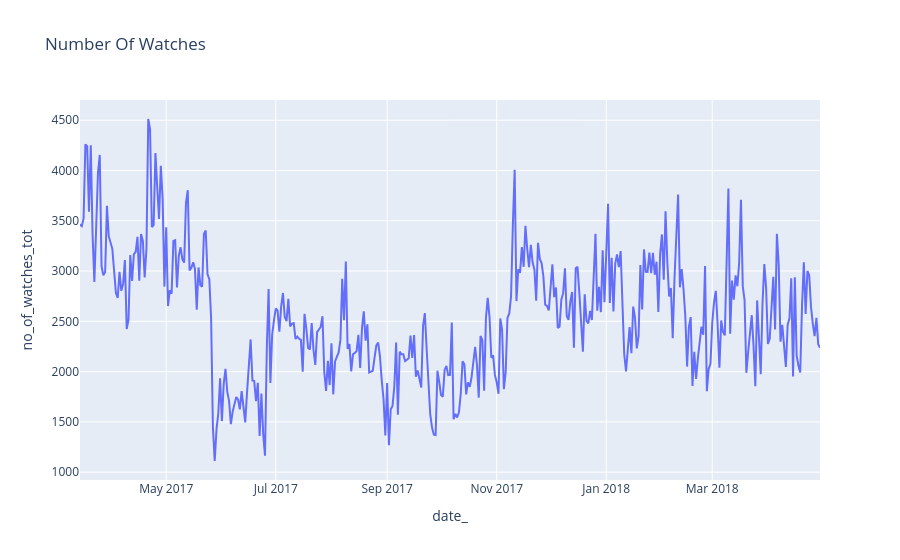

Notebook code for this chart:
### Code cell
figureOne = px.line(stctvML, x= "date_", y="no_of_watches_tot", title="Number Of Watches")
figureOne.show()

### Figure 1 — Plotly figure (JSON) as saved in the notebook; plotly's stock layout.template omitted (floating-point values rounded to 4 significant figures; data arrays with more than 128 entries replaced by an {"elided": "..."} marker saying what was removed)
{"data": [{"hovertemplate": "date_=%{x}<br>no_of_watches_tot=%{y}<extra></extra>", "legendgroup": "", "line": {"color": "#636efa", "dash": "solid"}, "marker": {"symbol": "circle"}, "mode": "lines", "name": "", "orientation": "v", "showlegend": false, "type": "scatter", "x": {"elided": "411 str values"}, "xaxis": "x", "y": {"elided": "411 int values"}, "yaxis": "y"}], "layout": {"legend": {"tracegroupgap": 0}, "title": {"text": "Number Of Watches"}, "xaxis": {"anchor": "y", "domain": [0, 1], "title": {"text": "date_"}}, "yaxis": {"anchor": "x", "domain": [0, 1], "title": {"text": "no_of_watches_tot"}}}}
